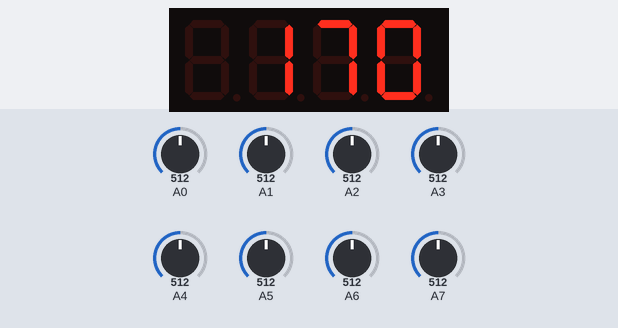
Recording of a sketch running on a simulated Arduino Nano, built with avr-gcc and run on an emulated ATmega328P. On the bench: 4-digit seven-segment display. Inputs (shaded band) come from the test bench; at power-on: A0 = 512, A1 = 512, A2 = 512, A3 = 512, A4 = 512, A5 = 512, A6 = 512, A7 = 512.

Above: at 1.2 s.
1.3 s: A0 set to 490
At 2.0 s:
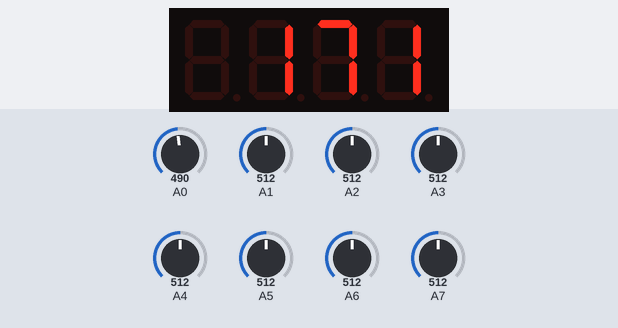
2.8 s: A1 set to 490
At 3.2 s:
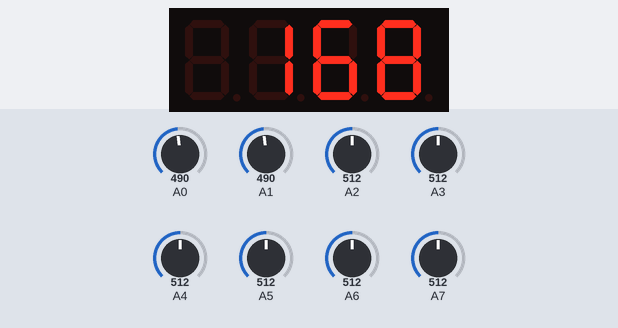
4.3 s: A2 set to 490
At 5.5 s:
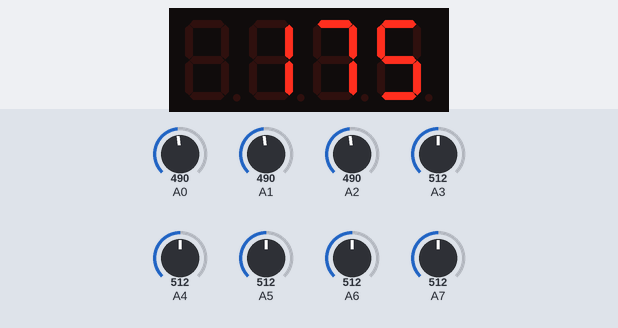
5.8 s: A3 set to 490
At 6.6 s:
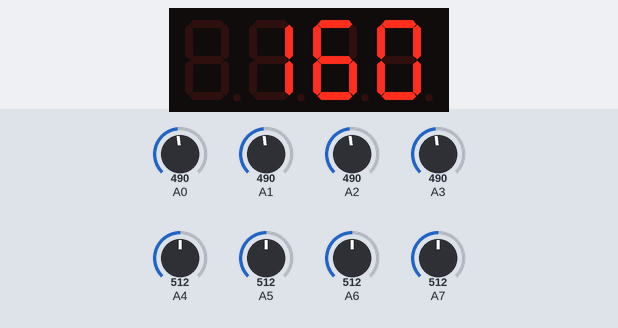
7.3 s: A4 set to 490
At 7.8 s:
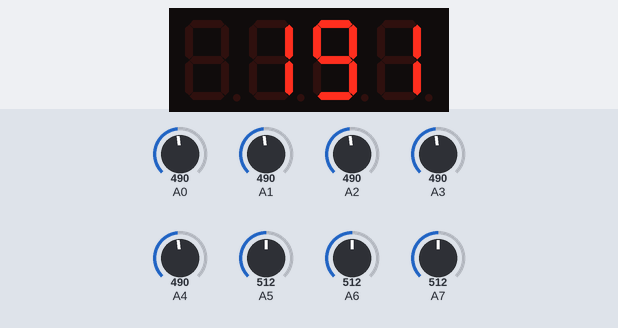
8.8 s: A5 set to 490
At 10.1 s:
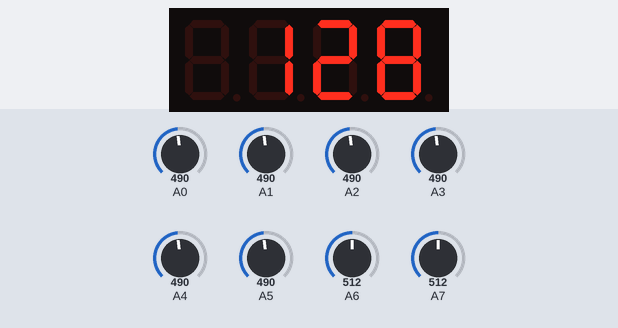
Timing chart, 0 to 11.3 s (numbered marks = the images above; inputs shaded):
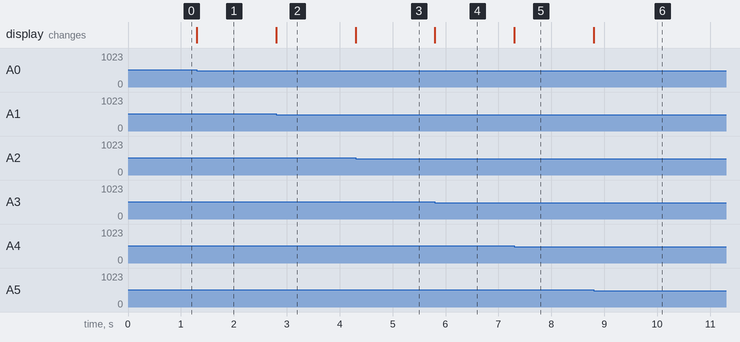

Measured:
- after the input at 1.3 s, the display: changes at once (image 1)
- after the input at 2.8 s, the display: changes at once (image 2)
- after the input at 4.3 s, the display: changes at once (image 3)
- after the input at 5.8 s, the display: changes at once (image 4)
- after the input at 7.3 s, the display: changes at once (image 5)
- after the input at 8.8 s, the display: changes at once (image 6)

The sketch:

digital_rotary_encoder.ino
```cpp
#include "TM1637Display.h"

/*
  sample a digital rotary encoder with 64 positions.
*/

long prev_pos;
long prev_prev_pos;

int gray_lookup[256] = {
     0,   1,   3,   2,   7,   6,   4,   5,
    15,  14,  12,  13,   8,   9,  11,  10,
    31,  30,  28,  29,  24,  25,  27,  26,
    16,  17,  19,  18,  23,  22,  20,  21,
    63,  62,  60,  61,  56,  57,  59,  58,
    48,  49,  51,  50,  55,  54,  52,  53,
    32,  33,  35,  34,  39,  38,  36,  37,
    47,  46,  44,  45,  40,  41,  43,  42,
   127, 126, 124, 125, 120, 121, 123, 122,
   112, 113, 115, 114, 119, 118, 116, 117,
    96,  97,  99,  98, 103, 102, 100, 101,
   111, 110, 108, 109, 104, 105, 107, 106,
    64,  65,  67,  66,  71,  70,  68,  69,
    79,  78,  76,  77,  72,  73,  75,  74,
    95,  94,  92,  93,  88,  89,  91,  90,
    80,  81,  83,  82,  87,  86,  84,  85,
   255, 254, 252, 253, 248, 249, 251, 250,
   240, 241, 243, 242, 247, 246, 244, 245,
   224, 225, 227, 226, 231, 230, 228, 229,
   239, 238, 236, 237, 232, 233, 235, 234,
   192, 193, 195, 194, 199, 198, 196, 197,
   207, 206, 204, 205, 200, 201, 203, 202,
   223, 222, 220, 221, 216, 217, 219, 218,
   208, 209, 211, 210, 215, 214, 212, 213,
   128, 129, 131, 130, 135, 134, 132, 133,
   143, 142, 140, 141, 136, 137, 139, 138,
   159, 158, 156, 157, 152, 153, 155, 154,
   144, 145, 147, 146, 151, 150, 148, 149,
   191, 190, 188, 189, 184, 185, 187, 186,
   176, 177, 179, 178, 183, 182, 180, 181,
   160, 161, 163, 162, 167, 166, 164, 165,
   175, 174, 172, 173, 168, 169, 171, 170,

};


int degree_lookup[256] = {
     0,   1,   3,   4,   6,   7,   8,  10,
    11,  13,  14,  16,  17,  18,  20,  21,
    23,  24,  25,  27,  28,  30,  31,  32,
    34,  35,  37,  38,  40,  41,  42,  44,
    45,  47,  48,  49,  51,  52,  54,  55,
    56,  58,  59,  61,  62,  64,  65,  66,
    68,  69,  71,  72,  73,  75,  76,  78,
    79,  80,  82,  83,  85,  86,  88,  89,
    90,  92,  93,  95,  96,  97,  99, 100,
   102, 103, 104, 106, 107, 109, 110, 112,
   113, 114, 116, 117, 119, 120, 121, 123,
   124, 126, 127, 128, 130, 131, 133, 135,
   136, 137, 138, 140, 141, 143, 144, 145,
   147, 148, 150, 151, 152, 154, 155, 157,
   158, 160, 161, 162, 164, 165, 167, 168,
   169, 171, 172, 174, 175, 176, 177, 178,
   189, 180, 184, 185, 186, 188, 189, 191,
   192, 193, 195, 196, 198, 199, 200, 202,
   203, 205, 206, 208, 209, 210, 212, 213,
   215, 216, 217, 219, 220, 222, 223, 224,
   226, 227, 229, 230, 232, 233, 234, 236,
   237, 239, 240, 241, 243, 244, 246, 247,
   248, 250, 251, 253, 254, 256, 257, 258,
   260, 261, 263, 264, 265, 267, 268, 270,
   271, 272, 274, 275, 277, 278, 280, 281,
   282, 284, 285, 287, 288, 289, 291, 292,
   294, 295, 296, 298, 299, 301, 302, 304,
   305, 306, 308, 309, 311, 312, 313, 315,
   316, 318, 319, 320, 322, 323, 325, 326,
   328, 329, 330, 332, 333, 335, 336, 337,
   339, 340, 342, 343, 344, 346, 347, 349,
   350, 352, 353, 354, 356, 357, 359, 360
};


TM1637Display display = TM1637Display(11, 10);
// the setup function runs once when you press reset or power the board

void beep() {
  int i;
  for (i = 0; i < 30; i++) {
    digitalWrite(2, HIGH);
    delayMicroseconds(500);
    digitalWrite(2, LOW);
    delayMicroseconds(500);
  }
}

void setup() {
  // initialize digital pin LED_BUILTIN as an output.
  display.clear();
  pinMode(2, OUTPUT);
  display.setBrightness(7);
  // Serial.begin(9600);
}

// the loop function runs over and over again forever
void loop() {
if(1){
  int val8 = analogRead(A0) > 500? 1: 0;
  int val7 = analogRead(A1) > 500? 1: 0;
  int val6 = analogRead(A2) > 500? 1: 0;
  int val5 = analogRead(A3) > 500? 1: 0;
  int val4 = analogRead(A4) > 500? 1: 0;
  int val3 = analogRead(A5) > 500? 1: 0;
  int val2 = analogRead(A6) > 500? 1: 0;
  int val1 = analogRead(A7) > 500? 1: 0;

  long graycode = val1 << 7 | val2 << 6 | val3 << 5 | val4 << 4 | val5 << 3 | val6 << 2 | val7 << 1 | val8;
  long pos = gray_lookup[graycode];


  if(prev_pos != pos){
    display.showNumberDecEx(pos, 0, false, 4, 0);
    // Serial.println(pos);
    beep();
    delay(50);
  }
  prev_prev_pos = prev_pos;
  prev_pos = pos;

} else {
  int val8 = 1000 + analogRead(A0);
  int val7 = 1000 + analogRead(A1);
  int val6 = 1000 + analogRead(A2);
  int val5 = 1000 + analogRead(A3);
  int val4 = 1000 + analogRead(A4);
  int val3 = 1000 + analogRead(A5);
  int val2 = 1000 + analogRead(A6);
  int val1 = 1000 + analogRead(A7);

  Serial.print(val1);
  Serial.print(" ");
  Serial.print(val2);
  Serial.print(" ");
  Serial.print(val3);
  Serial.print(" ");
  Serial.print(val4);
  Serial.print(" ");
  Serial.print(val5);
  Serial.print(" ");
  Serial.print(val6);
  Serial.print(" ");
  Serial.print(val7);
  Serial.print(" ");
  Serial.print(val8);
  Serial.println(" ");
}


}
```
